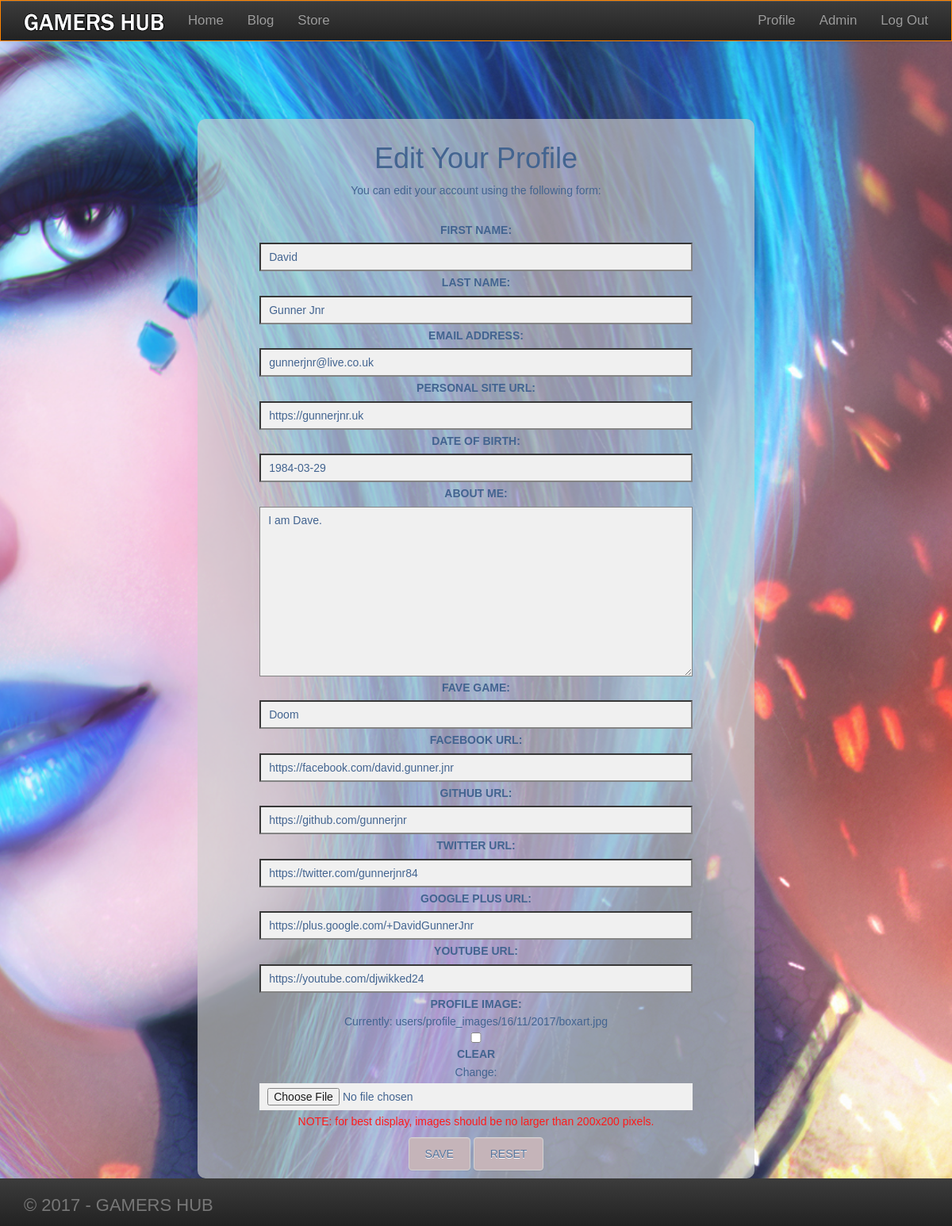
The page /accounts/edit-profile/ (signed in) on the database as committed earlier.
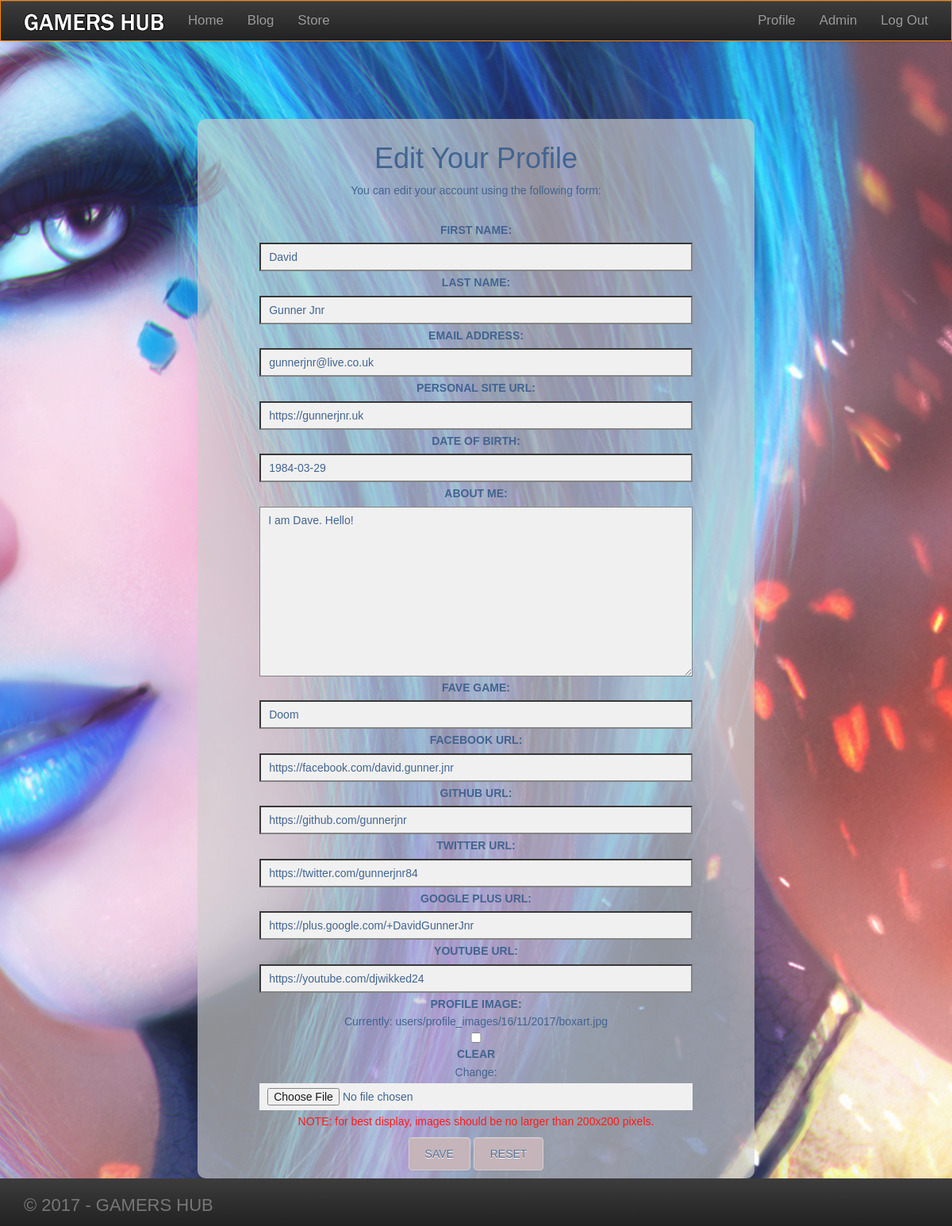
The same page on the database as committed later.
### accounts/models.py (models this page shows, shortened)
class Profile(models.Model):
    user = models.OneToOneField(settings.AUTH_USER_MODEL)
    date_of_birth = models.DateField(blank=True, null=True)
    image_width = 200
    image_height = 200
    profile_image = models.ImageField(upload_to='users/profile_images/%d/%m/%Y', height_field='image_height', width_field='image_width', blank=True)
    about_me = models.TextField(max_length=500, blank=True, null=True)
    fave_game = models.CharField(max_length=50, blank=True, null=True)
    facebook_url = models.URLField(max_length=200, blank=True, null=True)
    github_url = models.URLField(max_length=200, blank=True, null=True)
    twitter_url = models.URLField(max_length=200, blank=True, null=True)
    google_plus_url = models.URLField(max_length=200, blank=True, null=True)
    youtube_url = models.URLField(max_length=200, blank=True, null=True)
    personal_site_url = models.URLField(max_length=200, blank=True, null=True)
    def about_me_description(self):
        return self.about_me
    about_me_description.short_description = "The users about me entry"
    about_me_desc = property(about_me_description)

### accounts/views.py (the view)
# urls.py: url(r'^(?P<slug>[-\w]+)/post/edit/$', gamersblog_views.edit_post, name='edit_post'),
@login_required
def edit(request):
    if request.method == 'POST':
        user_form = EditUserForm(instance=request.user, data=request.POST)
        profile_form = EditProfileForm(instance=request.user.profile, data=request.POST, files=request.FILES)
        if user_form.is_valid() and profile_form.is_valid():
            user_form.save()
            profile_form.save()
            messages.success(request, 'Profile updated successfully')
            return redirect('user_profile')
        else:
            messages.error(request, 'Sorry, but there was an error updating your profile')
    else:
        user_form = EditUserForm(instance=request.user)
        profile_form = EditProfileForm(instance=request.user.profile)
    return render(request, 'accounts/edit_profile.html', {'user_form': user_form, 'profile_form': profile_form})

### accounts/forms.py
class EditUserForm(forms.ModelForm):
    class Meta:
        model = User
        fields = ('first_name', 'last_name', 'email')

class EditProfileForm(forms.ModelForm):
    class Meta:
        model = Profile
        fields = (
            'personal_site_url',
            'date_of_birth',
            'about_me',
            'fave_game',
            'facebook_url',
            'github_url',
            'twitter_url',
            'google_plus_url',
            'youtube_url',
            'profile_image',
            )

### accounts/templates/accounts/edit_profile.html (shortened to what this page needs)
{% extends "gamershub/base.html" %}
{% block content %}
    {% load bootstrap_tags %}
    <div class="col-md-12 borderlands-img">
        <div class="custom-form">
            <h1>Edit Your Profile</h1>
            <p>You can edit your account using the following form:</p>
            <br />
            <form action="." method="post" enctype="multipart/form-data">
                {{ user_form | as_bootstrap }}
                {{ profile_form | as_bootstrap }}
                <p id="edit-profile-note-text">NOTE: for best display, images should be no larger than 200x200 pixels.</p>
                <button class="btn btn-default" type="submit" value="Save changes">Save</button>
                <button class="btn btn-default" type="reset" value="Reset">Reset</button>
            </form>
        </div>
    </div>
{% endblock %}

Rows that differ between the two databases and show on the page:
changed Profile "https://gunnerjnr.uk": about_me "I am Dave." → "I am Dave. Hello!"
